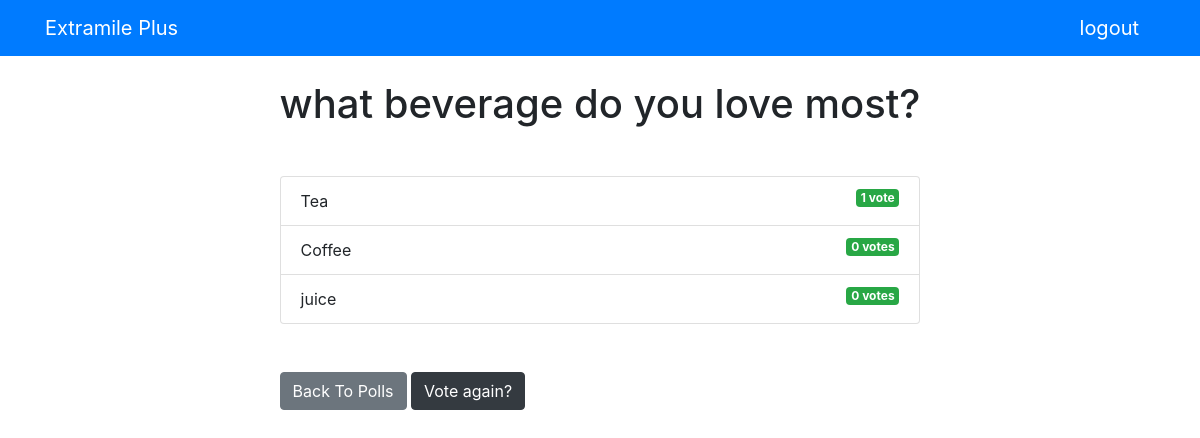
The page /polls/2/results/ on the database as committed earlier.
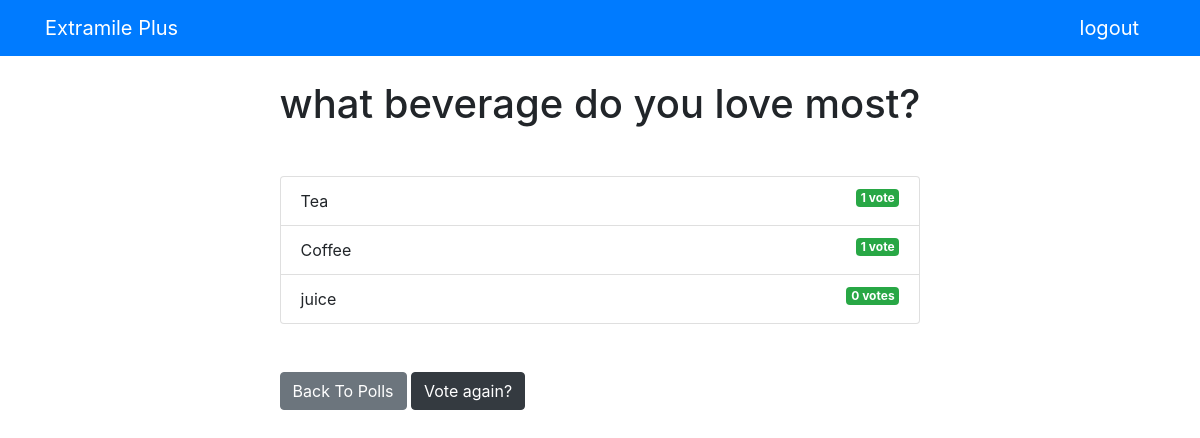
The same page on the database as committed later.
### polls/models.py (models this page shows, shortened)
class Question(models.Model):
    question_text = models.CharField(max_length=200)
    pub_date = models.DateTimeField("date published")

class Choice(models.Model):
    question = models.ForeignKey(Question, on_delete=models.CASCADE)
    choice_text = models.CharField(max_length=200)
    votes = models.IntegerField(default=0)

### polls/views.py (the view)
# urls.py: path("<int:pk>/results/", views.ResultsView.as_view(), name="results"),
class ResultsView(generic.DetailView):
    model = Question
    template_name = "polls/results.html"

### polls/templates/polls/results.html
{% extends 'base.html' %}
{% block content %}
<h1 class="mb-5 text-center">{{ question.question_text }}</h1>
<ul class="list-group mb-5">
	{% for choice in question.choice_set.all %}
	<li class="list-group-item">
		{{ choice.choice_text }} <span class="badge badge-success float-right">{{ choice.votes }}
			vote{{ choice.votes | pluralize }}</span>
	</li>
	{% endfor %}
</ul>
<a class="btn btn-secondary" href="{% url 'polls:index' %}">Back To Polls</a>
<a class="btn btn-dark" href="{% url 'polls:detail' question.id %}">Vote again?</a>
{% endblock %}

### polls/templates/base.html (shortened to what this page needs)
<!DOCTYPE html>
<html lang="en">
<head>
    <link rel="stylesheet" href="https://stackpath.bootstrapcdn.com/bootstrap/4.4.1/css/bootstrap.min.css"
>
</head>
<body>
    {% include 'partials/_navbar.html'%}
    <div class="container">
        <div class="row">
            <div class=".col-md-6 m-auto">
                {% block content %}{% endblock%}
            </div>
        </div>
    </div>
</body>
</html>

### polls/templates/partials/_navbar.html
<nav class="navbar navbar-dark bg-primary mb-4">
    <div class="container">
        <a class="navbar-brand" href="/">Extramile Plus</a>
        <a class="navbar-brand" href="/">logout</a>
    </div>
</nav>

Rows that differ between the two databases and show on the page:
changed Choice "Coffee": votes "0" → "1"; votes|pluralize "s" → (not shown)
